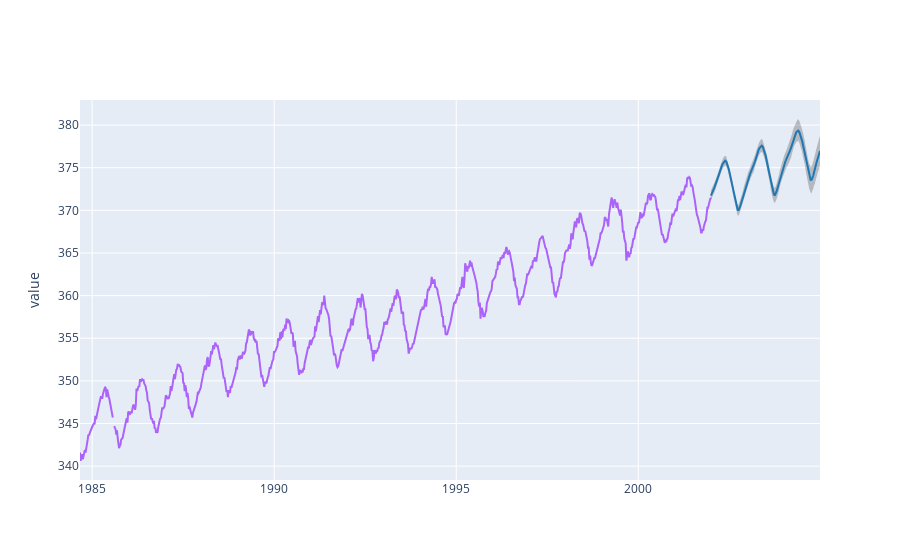

The notebook cell saved with this chart:
### Code cell
show_forecast(cmp_df, predictions, 2000)

### Figure 1 — Plotly figure (JSON) as saved in the notebook; plotly's stock layout.template omitted (floating-point values rounded to 4 significant figures; data arrays with more than 128 entries replaced by an {"elided": "..."} marker saying what was removed)
{"data": [{"line": {"width": 0}, "mode": "lines", "name": "Lower Bound", "type": "scatter", "x": {"elided": "1095 str values"}, "y": {"elided": "1095 float values"}}, {"fill": "tonexty", "fillcolor": "rgba(68, 68, 68, 0.3)", "line": {"width": 0}, "mode": "lines", "name": "Upper Bound", "type": "scatter", "x": {"elided": "1095 str values"}, "y": {"elided": "1095 float values"}}, {"line": {"color": "rgb(31, 119, 180)"}, "mode": "lines", "name": "Prediction", "type": "scatter", "x": {"elided": "1095 str values"}, "y": {"elided": "1095 float values"}}, {"mode": "lines", "name": "Fact", "type": "scatter", "x": {"elided": "2000 str values"}, "y": {"elided": "2000 float values"}}], "layout": {"showlegend": false, "yaxis": {"title": {"text": "value"}}}}
